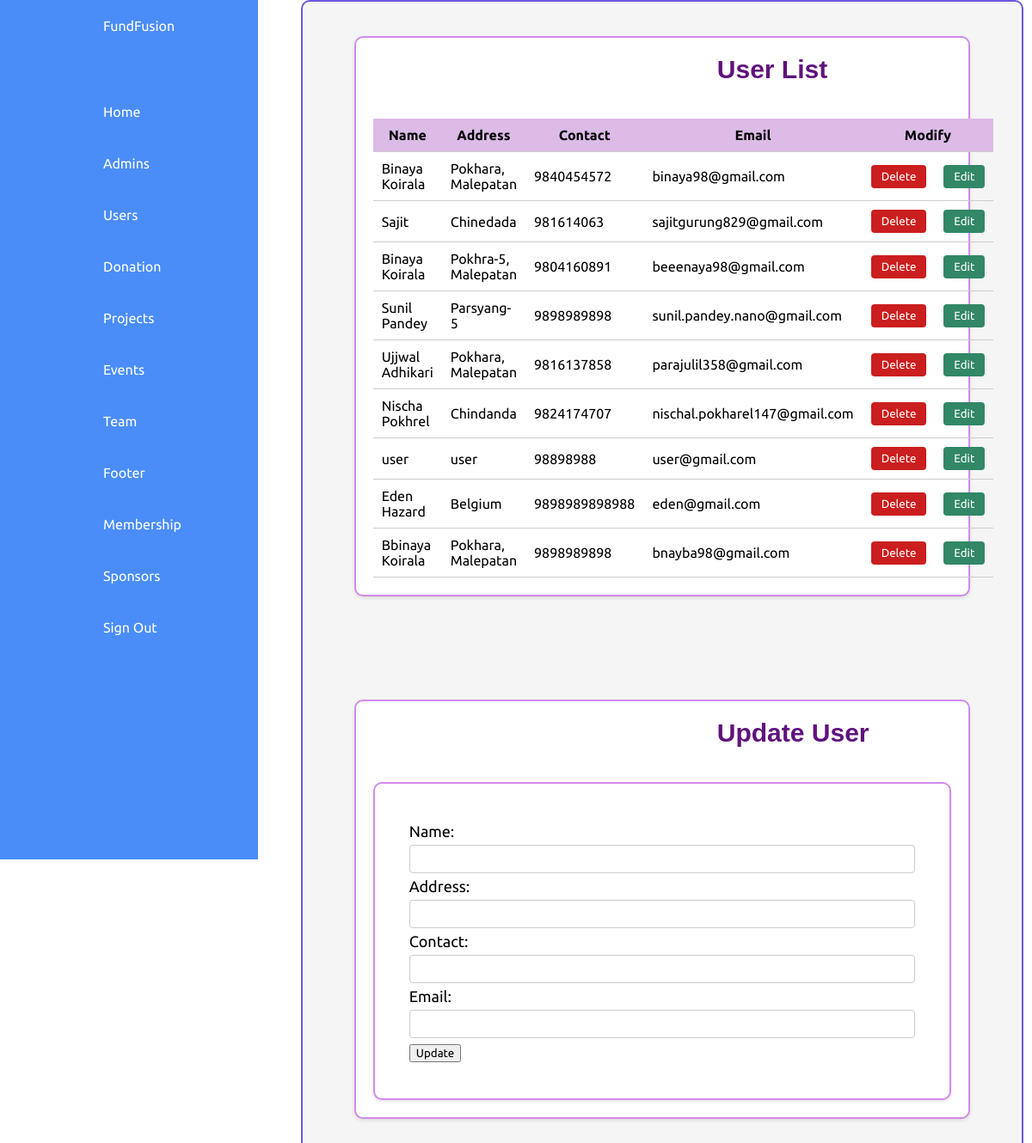
/User/EditUser.php (signed in), run on the app's committed database.
### tables this page shows
CREATE TABLE IF NOT EXISTS `user` (
  `id` int(5) NOT NULL AUTO_INCREMENT,
  `name` varchar(50) NOT NULL,
  `address` varchar(50) NOT NULL,
  `Contact` bigint(20) NOT NULL,
  `email` varchar(200) NOT NULL,
  `password` varchar(50) NOT NULL,
  `role` varchar(20) NOT NULL,
  `profile_picture` varchar(255) NOT NULL DEFAULT 'member1.jpg',
  `status` varchar(10) NOT NULL,
  PRIMARY KEY (`id`)
);

### User/routeconfig.php (called while the page is built)
<?php
    $site_url = "http://localhost/FundFusion/"
?>

### User/EditUser.php (the view, shortened to what this page needs)
<?php
include "routeconfig.php";
include "../database/Db_Connection.php";
$sql = "SELECT * FROM user WHERE role = 'user' AND status='active'";
$result = $conn->query($sql);
$users = [];
if ($result->num_rows > 0) {
    while ($row = $result->fetch_assoc()) {
        $users[] = $row;
    }
}
?>
<!DOCTYPE html>
<html lang="en">
<head>
    <link rel="stylesheet" href="<?php echo $site_url ?>css/Dashboard.css" />
    <link rel="stylesheet" href="<?php echo $site_url ?>css/Adminadd.css" />
    <link rel="stylesheet" href="https://cdn.jsdelivr.net/npm/@fortawesome/fontawesome-free@6.0.0-alpha3/css/all.min.css">
</head>
<body>
    <?php include '../admin/partials/navigation.php'; ?>
    <div class="container">
        <section>
            <h2>User List</h2>
            <?php if (!empty($users)) : ?>
                <table>
                    <thead>
                        <tr>
                            <th>Name</th>
                            <th>Address</th>
                            <th>Contact</th>
                            <th>Email</th>
                            <th colspan="2">Modify</th>
                        </tr>
                    </thead>
                    <tbody>
                        <?php foreach ($users as $user) : ?>
                            <tr>
                                <td><?php echo $user["name"]; ?></td>
                                <td><?php echo $user["address"]; ?></td>
                                <td><?php echo $user["Contact"]; ?></td>
                                <td><?php echo $user["email"]; ?></td>
                                <td>
                                    <button class="btn-delete" onclick="deleteUser(<?php echo $user["id"]; ?>)">Delete</button>
                                </td>
                                <td>
                                    <button class="btn-edit" onclick="editUser(<?php echo $user["id"]; ?>)" data-user-id="<?php echo $user["id"]; ?>">Edit</button>
                                </td>
                            </tr>
                        <?php endforeach; ?>
                    </tbody>
                </table>
            <?php else : ?>
                <p>No users found</p>
            <?php endif; ?>
        </section>
        <section>
            <h2>Update User</h2>
            <form id="update-form" method="post" action="<?php echo $_SERVER['PHP_SELF']; ?>">
                <label for="name">Name:</label>
                <input type="text" name="name" id="name" required><br>
                <label for="address">Address:</label>
                <input type="text" name="address" id="address" required><br>
                <label for="contact">Contact:</label>
                <input type="text" name="contact" id="contact" required><br>
                <label for="email">Email:</label>
                <input type="email" name="email" id="email" required><br>
                <button type="submit">Update</button>
            </form>
        </section>
    </div>
</body>
</html>

### css/Dashboard.css (style rules this page uses)
* { margin: 0; box-sizing: border-box; font-family: "Ubuntu", sans-serif; }
:root { --blue: #4a8df8; --white: #fff; --grey: #f5f5f5; --black1: #222; --black2: #333; }
body { min-height: 120vh; overflow-x: hidden; }
.container { position: absolute; width: 100%; padding-bottom: 20px; }

### css/Adminadd.css (style rules this page uses)
.container { display: flex; flex-direction: column; justify-content: center; align-items: center; margin-top: 0px; margin-left: 350px; box-sizing: border-box; border: 2px solid rgb(110, 86, 227); border-radius: 10px; padding: 20px; background-color: #f5f5f5; width: 70%; }
h2 { margin-left: 400px; margin-bottom: 40px; font-weight: 600; font-size: 30px; font-family: sans-serif; color: #60127c; text-decoration:dotted blueviolet ; }
section { width: 90%; margin: 20px; margin-bottom: 100px; border: 2px solid #d28bec; border-radius: 10px; padding: 20px; background-color: #fff; box-shadow: 0 2px 4px rgba(0, 0, 0, 0.1); }
table { width: 80%; border-collapse: collapse; }
th, td { padding: 12px; border-bottom: 1px solid #d28bec; }
th { background-color: #dcbbe7; }
form { padding: 40px; line-height: 30px; align-items: inherit; box-sizing: border-box; border: 2px solid #d28bec; border-radius: 10px; box-shadow: 0 2px 4px rgba(0, 0, 0, 0.1); font-size: 18px; font-family: 'Segoe UI', Roboto, Oxygen, Ubuntu, Cantarell, 'Open Sans', 'Helvetica Neue', sans-serif; background-color: #fff; }
input[type="text"], input[type="email"], input[type="password"] { width: 100%; padding: 8px; border: 1px solid #ccc; border-radius: 4px; }
table { width: 100%; border-collapse: collapse; }
th, td { padding: 10px; border-bottom: 1px solid #ccc; }
th { background-color: #dcbbe7; font-weight: bold; }
.btn-delete { padding: 6px 12px; background-color: #cb1e1e; color: #fff; border: none; border-radius: 4px; cursor: pointer; }
.btn-edit { padding: 6px 12px; background-color: #318766; color: #fff; border: none; border-radius: 4px; cursor: pointer; }

### data on the page
user: name "Binaya Koirala", address "Pokhara, Malepatan", Contact "9840454572", email "binaya98@gmail.com"
user: name "Sajit", address "Chinedada", Contact "981614063", email "sajitgurung829@gmail.com"
user: name "Binaya Koirala", address "Pokhra-5, Malepatan", Contact "9804160891", email "beeenaya98@gmail.com"
user: name "Sunil Pandey", address "Parsyang-5", Contact "9898989898", email "sunil.pandey.nano@gmail.com"
user: name "Ujjwal Adhikari", address "Pokhara, Malepatan", Contact "9816137858", email "parajulil358@gmail.com"
user: name "Nischa Pokhrel", address "Chindanda", Contact "9824174707", email "nischal.pokharel147@gmail.com"
user: name "user", address "user", Contact "98898988", email "user@gmail.com"
user: name "Eden Hazard", address "Belgium", Contact "9898989898988", email "eden@gmail.com"
user: name "Bbinaya Koirala", address "Pokhara, Malepatan", Contact "9898989898", email "bnayba98@gmail.com"
